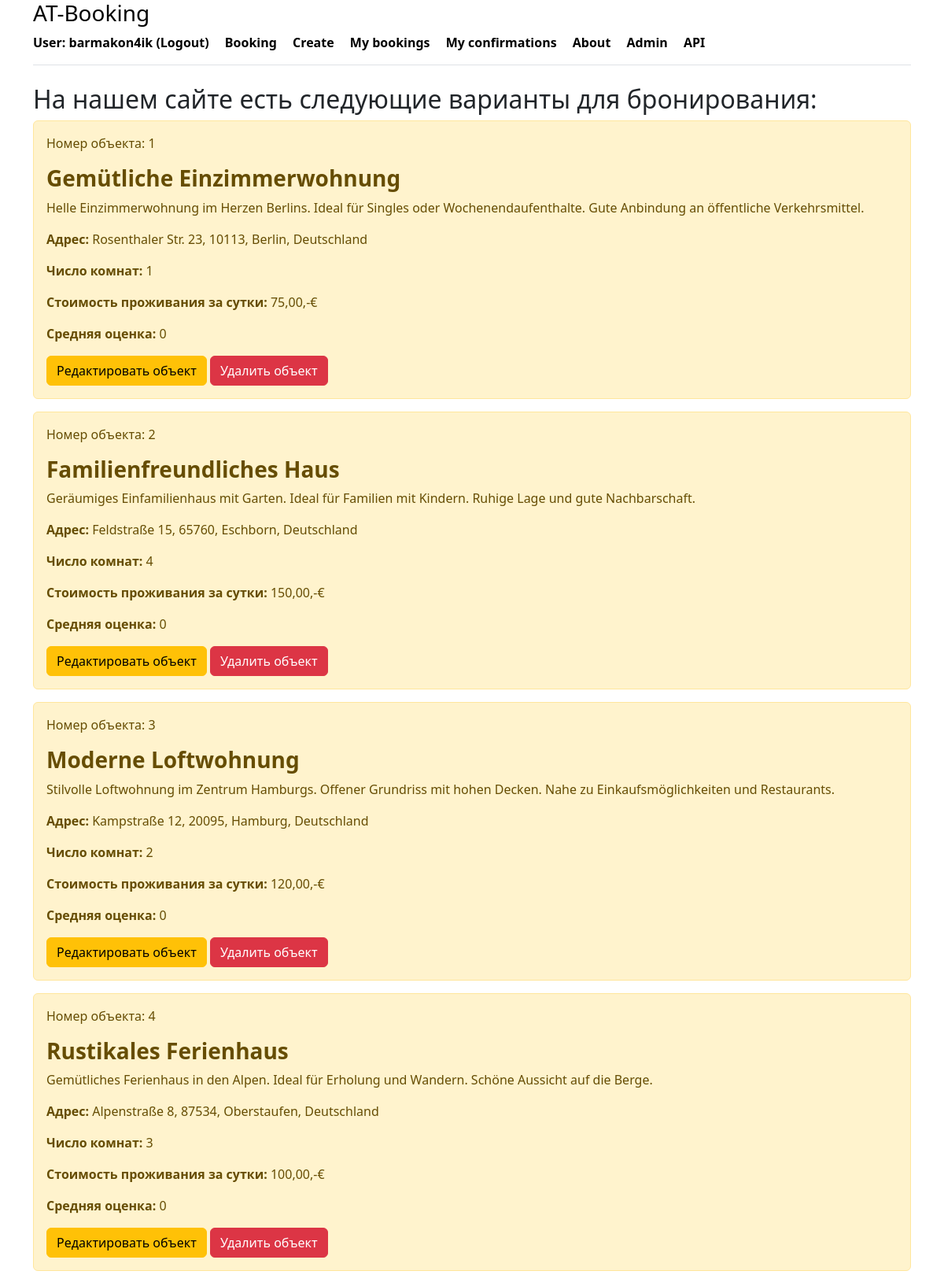
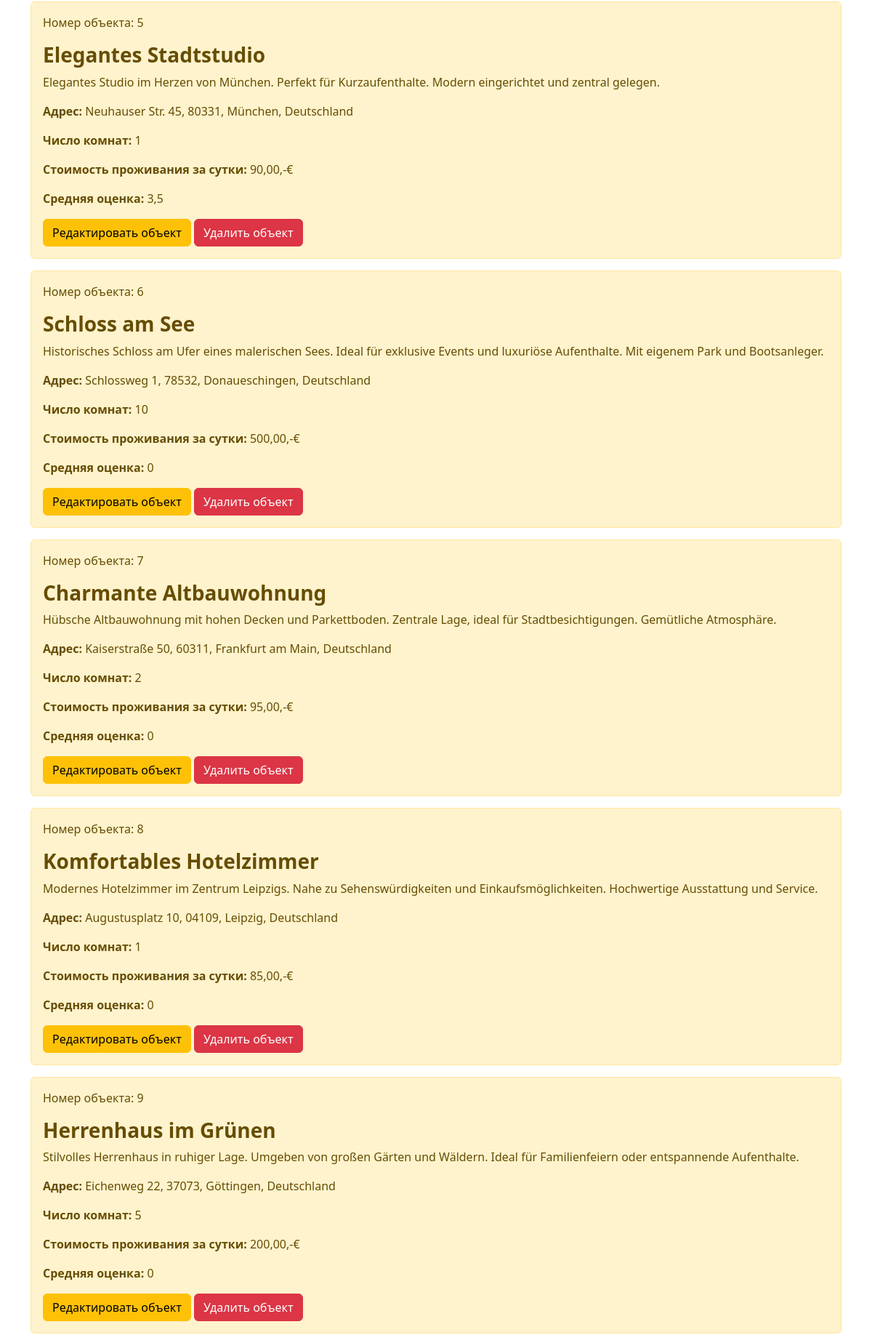
The app's page / (signed in, upper part) with its own data (2 pictures, top to bottom).
### booking/models.py (models this page shows, shortened)
class Housing(models.Model):
    class HousingType(models.TextChoices):
        APARTMENT = 'APARTMENT', 'Квартира'
        HOUSE = 'HOUSE', 'Дом'
        STUDIO = 'STUDIO', 'Студия'
        CASTLE = 'CASTLE', 'Замок'
        HOTEL = 'HOTEL', 'Гостиница'
        VILLA = 'VILLA', 'Вилла'
        COTTAGE = 'COTTAGE', 'Коттедж'
    name = models.CharField(_('Name of object'), max_length=100)
    type = models.CharField(
        _('Type of object'),
        max_length=20,
        choices=HousingType.choices,
        default=HousingType.APARTMENT
    )
    country = models.CharField(_('Country'), max_length=50)
    post_code = models.CharField(_('Postal code'), max_length=10)
    city = models.CharField(_('City'), max_length=50)
    street = models.CharField(_('Street'), max_length=50, null=True, blank=True)
    house_number = models.CharField(_('House number'), max_length=50, null=True, blank=True)
    rooms = models.IntegerField(_('Number of rooms'))
    description = models.TextField(_('Description'))
    price = models.DecimalField(_('Price'), max_digits=10, decimal_places=2)
    owner = models.ForeignKey(User, on_delete=models.CASCADE, related_name='owner_housings')
    is_visible = models.BooleanField(default=True)
    created_at = models.DateTimeField(auto_now_add=True)
    class Meta:
        verbose_name_plural = _('housings')
        verbose_name = _('housing')
        indexes = [
            models.Index(fields=['type']),
            models.Index(fields=['price']),
        ]
    def get_average_rating(self):
        avg_rating = self.reviews.aggregate(Avg('rating')).get('rating__avg')
        return avg_rating if avg_rating is not None else 0  # Возвращаем 0, если нет отзывов

### booking/views.py (the view)
# urls.py: path('', index, name='index'),
def index(request):
    try:
        return render(request, 'booking/index.html', {
            'title': 'AT-Booking Просмотр объектов',
            'housing': user_filter(request)
        })
    except Exception as e:
        import logging
        logger = logging.getLogger(__name__)
        logger.error(f"Error occurred: {e}")
        return render(request, 'booking/error.html', {'error_message': str(e)})

### booking/views.py (called while the page is built)
def user_filter(request):
    user = request.user
    if user.is_staff or user.is_superuser:
        return Housing.objects.all().order_by('id')
    else:
        housing = Housing.objects.filter(
            is_visible=True
        ).order_by('-id')
        return housing | Housing.objects.filter(owner=user)

### booking/templates/booking/index.html (shortened to what this page needs)
{% extends 'booking/base.html' %}
{% block content %}
    <h2>На нашем сайте есть следующие варианты для бронирования:</h2>
    {% if housing %}
        {% for el in housing %}
            <div class="alert alert-warning mt-2">
                <p>Номер объекта: {{ el.id }}</p>
                 <h3><strong>{{ el.name }}</strong></h3>
                 <p>{{ el.description }}</p>
                 <p><strong>Адрес:</strong> {{ el.street }} {{ el.house_number }}, {{ el.post_code }}, {{ el.city }}, {{ el.country }}</p>
                 <p><strong>Число комнат:</strong> {{ el.rooms }}</p>
                 <p><strong>Стоимость проживания за сутки:</strong> {{ el.price }},-€</p>
                 <p><strong>Средняя оценка:</strong> {{ el.get_average_rating }}</p>
                {% if user == el.owner or user.is_staff %}
                    <a href="{% url 'edit_housing' el.id %}" class="btn btn-warning">Редактировать объект</a>
                    <form action="{% url 'delete_housing' el.id %}" method="post" style="display:inline;">
                        <button type="submit" class="btn btn-danger">Удалить объект</button>
                    </form>
                {% endif %}
            </div>
        {% endfor %}
    {% else %}
        <div class="alert alert-warning mt-2">
            <p>Записей нет</p>
        </div>
    {% endif %}
{% endblock %}

### booking/templates/booking/base.html (shortened to what this page needs)
<!DOCTYPE html>
<html lang="ru">
<head>
    <link rel="stylesheet" href="https://cdn.jsdelivr.net/npm/bootstrap@5.3.3/dist/css/bootstrap.min.css">
</head>
<body>
<div class="container">
   <div class="d-flex flex-column flex-md-row align-items-center pb-3 mb-4 border-bottom">
       <a href="/" class="d-flex align-items-center link-body-emphasis text-decoration-none">
        <strong>
          <a class="link-body-emphasis text-decoration-none" href="{% url 'index' %}"><h3>AT-Booking</h3></a>
               {% if user.is_authenticated %}
                   <a class="me-3 py-2 link-body-emphasis text-decoration-none" href="{% url 'logout' %}">User: {{ user.username }} (Logout) </a>
               {% else %}
                   <a class="me-3 py-2 link-body-emphasis text-decoration-none" href="{% url 'login' %}">Login</a>
               {% endif %}
               <a class="me-3 py-2 link-body-emphasis text-decoration-none" href="{% url 'housing_list' %}">Booking</a>
               <a class="me-3 py-2 link-body-emphasis text-decoration-none" href="{% url 'create' %}">Create</a>
               <a class="me-3 py-2 link-body-emphasis text-decoration-none" href="{% url 'my_bookings' %}">My bookings</a>
                <a class="me-3 py-2 link-body-emphasis text-decoration-none" href="{% url 'my_confirmation' %}">My confirmations</a>
                <a class="me-3 py-2 link-body-emphasis text-decoration-none" href="{% url 'about' %}">About</a>
            <a class="me-3 py-2 link-body-emphasis text-decoration-none" href="/admin/">Admin</a>
               <a class="me-3 py-2 link-body-emphasis text-decoration-none" href="/api/">API</a>
        </strong>
   </div>
</div>
<div class="container">
    {% block content %}{% endblock %}
</div>
</body>
</html>

### records on screen
Housing: id "1", name "Gemütliche Einzimmerwohnung", description "Helle Einzimmerwohnung im Herzen Berlins. Ideal für Singles oder Wochenendaufenthalte. Gute Anbindung an öffentliche Verkehrsmittel.", street "Rosenthaler Str.", house_number "23", post_code "10113", city "Berlin", country "Deutschland", rooms "1", price "75,00", get_average_rating "0", shows "Редактировать объект"
Housing: id "2", name "Familienfreundliches Haus", description "Geräumiges Einfamilienhaus mit Garten. Ideal für Familien mit Kindern. Ruhige Lage und gute Nachbarschaft.", street "Feldstraße", house_number "15", post_code "65760", city "Eschborn", country "Deutschland", rooms "4", price "150,00", get_average_rating "0", shows "Редактировать объект"
Housing: id "3", name "Moderne Loftwohnung", description "Stilvolle Loftwohnung im Zentrum Hamburgs. Offener Grundriss mit hohen Decken. Nahe zu Einkaufsmöglichkeiten und Restaurants.", street "Kampstraße", house_number "12", post_code "20095", city "Hamburg", country "Deutschland", rooms "2", price "120,00", get_average_rating "0", shows "Редактировать объект"
Housing: id "4", name "Rustikales Ferienhaus", description "Gemütliches Ferienhaus in den Alpen. Ideal für Erholung und Wandern. Schöne Aussicht auf die Berge.", street "Alpenstraße", house_number "8", post_code "87534", city "Oberstaufen", country "Deutschland", rooms "3", price "100,00", get_average_rating "0", shows "Редактировать объект"
Housing: id "5", name "Elegantes Stadtstudio", description "Elegantes Studio im Herzen von München. Perfekt für Kurzaufenthalte. Modern eingerichtet und zentral gelegen.", street "Neuhauser Str.", house_number "45", post_code "80331", city "München", country "Deutschland", rooms "1", price "90,00", get_average_rating "3,5", shows "Редактировать объект"
Housing: id "6", name "Schloss am See", description "Historisches Schloss am Ufer eines malerischen Sees. Ideal für exklusive Events und luxuriöse Aufenthalte. Mit eigenem Park und Bootsanleger.", street "Schlossweg", house_number "1", post_code "78532", city "Donaueschingen", country "Deutschland", rooms "10", price "500,00", get_average_rating "0", shows "Редактировать объект"
Housing: id "7", name "Charmante Altbauwohnung", description "Hübsche Altbauwohnung mit hohen Decken und Parkettboden. Zentrale Lage, ideal für Stadtbesichtigungen. Gemütliche Atmosphäre.", street "Kaiserstraße", house_number "50", post_code "60311", city "Frankfurt am Main", country "Deutschland", rooms "2", price "95,00", get_average_rating "0", shows "Редактировать объект"
Housing: id "8", name "Komfortables Hotelzimmer", description "Modernes Hotelzimmer im Zentrum Leipzigs. Nahe zu Sehenswürdigkeiten und Einkaufsmöglichkeiten. Hochwertige Ausstattung und Service.", street "Augustusplatz", house_number "10", post_code "04109", city "Leipzig", country "Deutschland", rooms "1", price "85,00", get_average_rating "0", shows "Редактировать объект"
Housing: id "9", name "Herrenhaus im Grünen", description "Stilvolles Herrenhaus in ruhiger Lage. Umgeben von großen Gärten und Wäldern. Ideal für Familienfeiern oder entspannende Aufenthalte.", street "Eichenweg", house_number "22", post_code "37073", city "Göttingen", country "Deutschland", rooms "5", price "200,00", get_average_rating "0", shows "Редактировать объект"

### other values on screen
{{ user.username }} "barmakon4ik"
